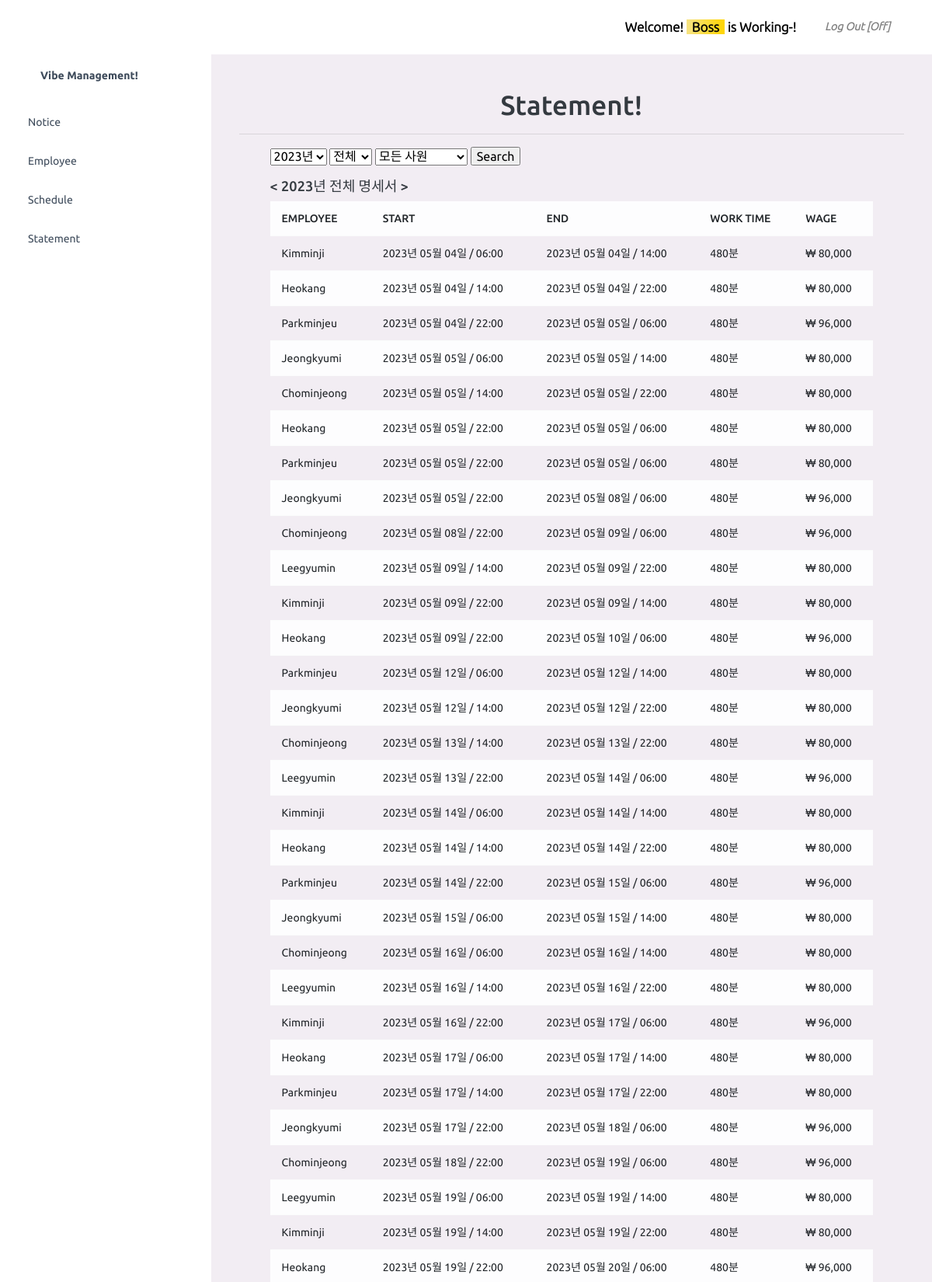
The page /mgmt/statement_list/ (signed in, upper part) on the database its author committed.
### management/models.py (models this page shows, shortened)
class Absenteeism(models.Model):
    abs_id = models.AutoField(primary_key=True)
    abs_start = models.DateTimeField()
    abs_finish = models.DateTimeField(blank=True, null=True)
    abs_totalmin = models.IntegerField(default=0)
    abs_totalwage = models.IntegerField(default=0)
    employee = models.ForeignKey(Employee, on_delete=models.CASCADE, db_column="emp_id")
    wageinfo = models.ForeignKey(Wage_hourly, on_delete=models.CASCADE, db_column="wag_id", blank=True, null=True)

class Employee(models.Model):
    emp_id = models.AutoField(primary_key=True)
    emp_name = models.CharField(max_length=20)
    emp_birth = models.DateField()
    emp_gender = models.CharField(max_length=1)
    emp_address = models.CharField(max_length=45)
    emp_phone = models.CharField(max_length=45)
    emp_account = models.CharField(max_length=45)
    emp_email = models.EmailField()  # email
    emp_plus = models.IntegerField(default=0)

### management/views.py (the view, shortened to what this page needs)
# urls.py: path('statement_list/', views.statement_list, name="list_statement"),
def statement_list(request):
    selected_month = request.GET.get('month')
    selected_year = request.GET.get('year')
    selected_employee_name = request.GET.get('employee')
    user = request.user
    if not selected_year:
        selected_year = datetime.now().year
    if selected_month and selected_year and selected_employee_name:
        selected_employee_id = Employee.objects.get(emp_name=selected_employee_name).emp_id
        message = f'{selected_year}년 {selected_month}월 {selected_employee_name}의 명세서'
        lists = Absenteeism.objects.filter(
            abs_start__year=selected_year,
            abs_start__month=selected_month,
            employee=selected_employee_id
        )
    elif selected_month and selected_year:
        message = f'{selected_year}년 {selected_month}월의 명세서'
        lists = Absenteeism.objects.filter(
            abs_start__year=selected_year,
            abs_start__month=selected_month
        )
    elif selected_year:
        message = f'{selected_year}년의 명세서'
        lists = Absenteeism.objects.filter(
            abs_start__year=selected_year
        )
    else:
        message = '검색어를 입력하세요.'
        lists = Absenteeism.objects.order_by('employee')
    if user.username != 'boss':
        lists = lists.filter(employee__emp_email=user.email)
    total_sum = lists.aggregate(total_sum=Sum('abs_totalmin'))['total_sum'] or 0
    total_wage = lists.aggregate(total_wage=Sum('abs_totalwage'))['total_wage'] or 0
    return render(request, 'statement/statement_list.html', {
        'message': message,
        'lists': lists,
        'selected_month': selected_month,
        'selected_year': selected_year,
        'selected_employee_name': selected_employee_name,
        'total_sum': total_sum,
        'total_wage': total_wage,
        'years': range(2022, datetime.now().year + 1),
        'months': [
            (1, '1월'), (2, '2월'), (3, '3월'), (4, '4월'), (5, '5월'), (6, '6월'),
            (7, '7월'), (8, '8월'), (9, '9월'), (10, '10월'), (11, '11월'), (12, '12월')
        ],
        'employees': Employee.objects.all()
    })

### templates/statement/statement_list.html (shortened to what this page needs)
{% extends "index/base.html" %}
{% load humanize %}
{% block content %}
    <html>
    <body>
    <h1>
        <center>Statement!</center>
    </h1>
    <hr>
    <div class="container">
        <div class="container">
            <form action="/mgmt/statement_list" method="get">
                <select name="year">
                    {% for year in years %}
                        <option value="{{ year }}" {% if year == selected_year %}selected{% endif %}>{{ year }}년
                        </option>
                    {% endfor %}
                </select>
                <select name="month">
                    <option value="">전체</option>
                </select>
                {% if user.username == 'boss' %}
                    <select name="employee">
                        <option value="">모든 사원</option>
                    </select>
                {% endif %}
                <input type="submit" value="Search">
            </form>
            {% if lists %}
                <h4><
                    {% if selected_year %}{{ selected_year }}년 {% endif %}
                    {% if selected_employee_name %}{{ selected_employee_name }}{% else %}전체{% endif %}
                    명세서 >
                </h4>
                <table class="table table-striped table-light">
                    <thead>
                    <tr>
                        <th>EMPLOYEE</th>
                        <th>START</th>
                        <th>END</th>
                        <th>WORK TIME</th>
                        <th>WAGE</th>
                    </tr>
                    </thead>
                    <tbody>
                    {% for abs_id in lists %}
                        <tr>
                            <td>{{ abs_id.employee.emp_name }}</td>
                            <td>{{ abs_id.abs_start|date:'Y년 m월 d일 / H:i' }}</td>
                            <td>{{ abs_id.abs_finish|date:'Y년 m월 d일 / H:i' }}</td>
                            <td>{{ abs_id.abs_totalmin|intcomma }}분</td>
                            <td>₩ {{ abs_id.abs_totalwage|intcomma }}</td>
                        </tr>
                    {% endfor %}
                    </tbody>
                </table>
            {% else %}
                <p>검색 결과가 없습니다.</p>
            {% endif %}
        </div>
    </div>
{% endblock %}

### templates/index/base.html (shortened to what this page needs)
{% load socialaccount %}
{% load static %}
<html>
<head>
    <link rel="stylesheet" href="/static/vendors/css/vendor.bundle.base.css">
    <link rel="stylesheet" href="/static/css/style.css">
</head>
<body>
<div class="container-scroller">
    <nav class="navbar default-layout-navbar col-lg-12 col-12 p-0 fixed-top d-flex flex-row">
        <div class="text-center navbar-brand-wrapper d-flex align-items-center justify-content-center">
        </div>
        <div class="navbar-menu-wrapper d-flex align-items-stretch">
            <ul class="navbar-nav navbar-nav-right ">
                <li class="nav-item nav-profile ">
                    <div class="nav-profile-text" style="font-size: 17px; font-weight: bold; padding-right: 2rem;">
                        <span class="mb-5 text-black"> Welcome! <span
                                class="bg-gradient-warning" style="padding-right: 7px;padding-left: 7px;"> {{ user.first_name }}</span> is Working-! </span>
                    </div>
                </li>
                <li class="nav-item nav-logout d-none d-lg-block">
                    {% if user.is_authenticated %}
                        <a href="{% url 'logout' %}" style="padding: 5px; font-weight: bold;">
                            <i class="mdi mdi-power text-black-50"> Log Out [Off] </i>
                        </a>
                    {% endif %}
                </li>
                <li class="nav-item nav-settings d-none d-lg-block">
                </li>
            </ul>
        </div>
    </nav>
    <div class="container-fluid page-body-wrapper ">
        <nav class="sidebar sidebar-offcanvas" style="width: 275px !important;"  id="sidebar">
            <ul class="nav position-fixed" style="width: 265px !important;" >
                <li class="nav-item nav-profile"  style="padding-right: 0px !important;">
                    <a href="#" class="nav-link">
                        <div class="nav-profile-text d-flex flex-column">
                            <span class="font-weight-bold mb-2"> Vibe Management! </span>
                        </div>
                    </a>
                </li>
                <li class="nav-item">
                    <a class="nav-link" href="{% url 'notice_list' %}">
                        <span class="menu-title">Notice</span>
                    </a>
                </li>
                <li class="nav-item">
                     {% if user.username == 'boss' %}
                        <a class="nav-link" href="{% url 'list_employees' %}">
                            <span class="menu-title">Employee</span>
                        </a>
                    {% endif %}
                </li>
                <li class="nav-item" style="width: 257px !important; padding-right: 16px !important;">
                    <a class="nav-link" data-toggle="collapse" href="#general-pages" aria-expanded="false"
                       aria-controls="general-pages">
                        <span class="menu-title"> Schedule </span>
                    </a>
                </li>
                <li class="nav-item" style="width: 257px !important; padding-right: 16px !important;">
                    <a class="nav-link" data-toggle="collapse" href="#general-pages2" aria-expanded="false"
                       aria-controls="general-pages">
                        <span class="menu-title"> Statement </span>
                    </a>
                </li>
            </ul>
        </nav>
        <div class="main-panel">
            <div class="content-wrapper">
                {% block content %}
                {% endblock %}
            </div>
        </div>
    </div>
</div>
</body>
</html>

### rows shown on the page
Absenteeism: employee.emp_name "Kimminji", abs_start "2023년 05월 04일 / 06:00", abs_finish "2023년 05월 04일 / 14:00", abs_totalmin "480", abs_totalwage "80,000"
Absenteeism: employee.emp_name "Heokang", abs_start "2023년 05월 04일 / 14:00", abs_finish "2023년 05월 04일 / 22:00", abs_totalmin "480", abs_totalwage "80,000"
Absenteeism: employee.emp_name "Parkminjeu", abs_start "2023년 05월 04일 / 22:00", abs_finish "2023년 05월 05일 / 06:00", abs_totalmin "480", abs_totalwage "96,000"
Absenteeism: employee.emp_name "Jeongkyumi", abs_start "2023년 05월 05일 / 06:00", abs_finish "2023년 05월 05일 / 14:00", abs_totalmin "480", abs_totalwage "80,000"
Absenteeism: employee.emp_name "Chominjeong", abs_start "2023년 05월 05일 / 14:00", abs_finish "2023년 05월 05일 / 22:00", abs_totalmin "480", abs_totalwage "80,000"
Absenteeism: employee.emp_name "Heokang", abs_start "2023년 05월 05일 / 22:00", abs_finish "2023년 05월 05일 / 06:00", abs_totalmin "480", abs_totalwage "80,000"
Absenteeism: employee.emp_name "Parkminjeu", abs_start "2023년 05월 05일 / 22:00", abs_finish "2023년 05월 05일 / 06:00", abs_totalmin "480", abs_totalwage "80,000"
Absenteeism: employee.emp_name "Jeongkyumi", abs_start "2023년 05월 05일 / 22:00", abs_finish "2023년 05월 08일 / 06:00", abs_totalmin "480", abs_totalwage "96,000"
Absenteeism: employee.emp_name "Chominjeong", abs_start "2023년 05월 08일 / 22:00", abs_finish "2023년 05월 09일 / 06:00", abs_totalmin "480", abs_totalwage "96,000"
Absenteeism: employee.emp_name "Leegyumin", abs_start "2023년 05월 09일 / 14:00", abs_finish "2023년 05월 09일 / 22:00", abs_totalmin "480", abs_totalwage "80,000"
Absenteeism: employee.emp_name "Kimminji", abs_start "2023년 05월 09일 / 22:00", abs_finish "2023년 05월 09일 / 14:00", abs_totalmin "480", abs_totalwage "80,000"
Absenteeism: employee.emp_name "Heokang", abs_start "2023년 05월 09일 / 22:00", abs_finish "2023년 05월 10일 / 06:00", abs_totalmin "480", abs_totalwage "96,000"
Absenteeism: employee.emp_name "Parkminjeu", abs_start "2023년 05월 12일 / 06:00", abs_finish "2023년 05월 12일 / 14:00", abs_totalmin "480", abs_totalwage "80,000"
Absenteeism: employee.emp_name "Jeongkyumi", abs_start "2023년 05월 12일 / 14:00", abs_finish "2023년 05월 12일 / 22:00", abs_totalmin "480", abs_totalwage "80,000"
Absenteeism: employee.emp_name "Chominjeong", abs_start "2023년 05월 13일 / 14:00", abs_finish "2023년 05월 13일 / 22:00", abs_totalmin "480", abs_totalwage "80,000"
Absenteeism: employee.emp_name "Leegyumin", abs_start "2023년 05월 13일 / 22:00", abs_finish "2023년 05월 14일 / 06:00", abs_totalmin "480", abs_totalwage "96,000"
Absenteeism: employee.emp_name "Kimminji", abs_start "2023년 05월 14일 / 06:00", abs_finish "2023년 05월 14일 / 14:00", abs_totalmin "480", abs_totalwage "80,000"
Absenteeism: employee.emp_name "Heokang", abs_start "2023년 05월 14일 / 14:00", abs_finish "2023년 05월 14일 / 22:00", abs_totalmin "480", abs_totalwage "80,000"
Absenteeism: employee.emp_name "Parkminjeu", abs_start "2023년 05월 14일 / 22:00", abs_finish "2023년 05월 15일 / 06:00", abs_totalmin "480", abs_totalwage "96,000"
Absenteeism: employee.emp_name "Jeongkyumi", abs_start "2023년 05월 15일 / 06:00", abs_finish "2023년 05월 15일 / 14:00", abs_totalmin "480", abs_totalwage "80,000"
Absenteeism: employee.emp_name "Chominjeong", abs_start "2023년 05월 16일 / 06:00", abs_finish "2023년 05월 16일 / 14:00", abs_totalmin "480", abs_totalwage "80,000"
Absenteeism: employee.emp_name "Leegyumin", abs_start "2023년 05월 16일 / 14:00", abs_finish "2023년 05월 16일 / 22:00", abs_totalmin "480", abs_totalwage "80,000"
Absenteeism: employee.emp_name "Kimminji", abs_start "2023년 05월 16일 / 22:00", abs_finish "2023년 05월 17일 / 06:00", abs_totalmin "480", abs_totalwage "96,000"
Absenteeism: employee.emp_name "Heokang", abs_start "2023년 05월 17일 / 06:00", abs_finish "2023년 05월 17일 / 14:00", abs_totalmin "480", abs_totalwage "80,000"
Absenteeism: employee.emp_name "Parkminjeu", abs_start "2023년 05월 17일 / 14:00", abs_finish "2023년 05월 17일 / 22:00", abs_totalmin "480", abs_totalwage "80,000"
Absenteeism: employee.emp_name "Jeongkyumi", abs_start "2023년 05월 17일 / 22:00", abs_finish "2023년 05월 18일 / 06:00", abs_totalmin "480", abs_totalwage "96,000"
Absenteeism: employee.emp_name "Chominjeong", abs_start "2023년 05월 18일 / 22:00", abs_finish "2023년 05월 19일 / 06:00", abs_totalmin "480", abs_totalwage "96,000"
Absenteeism: employee.emp_name "Leegyumin", abs_start "2023년 05월 19일 / 06:00", abs_finish "2023년 05월 19일 / 14:00", abs_totalmin "480", abs_totalwage "80,000"
Absenteeism: employee.emp_name "Kimminji", abs_start "2023년 05월 19일 / 14:00", abs_finish "2023년 05월 19일 / 22:00", abs_totalmin "480", abs_totalwage "80,000"
Absenteeism: employee.emp_name "Heokang", abs_start "2023년 05월 19일 / 22:00", abs_finish "2023년 05월 20일 / 06:00", abs_totalmin "480", abs_totalwage "96,000"

### other values the page prints
{{ user.first_name }} "Boss"
{{ selected_year }} "2023"
form field year "2023년"
